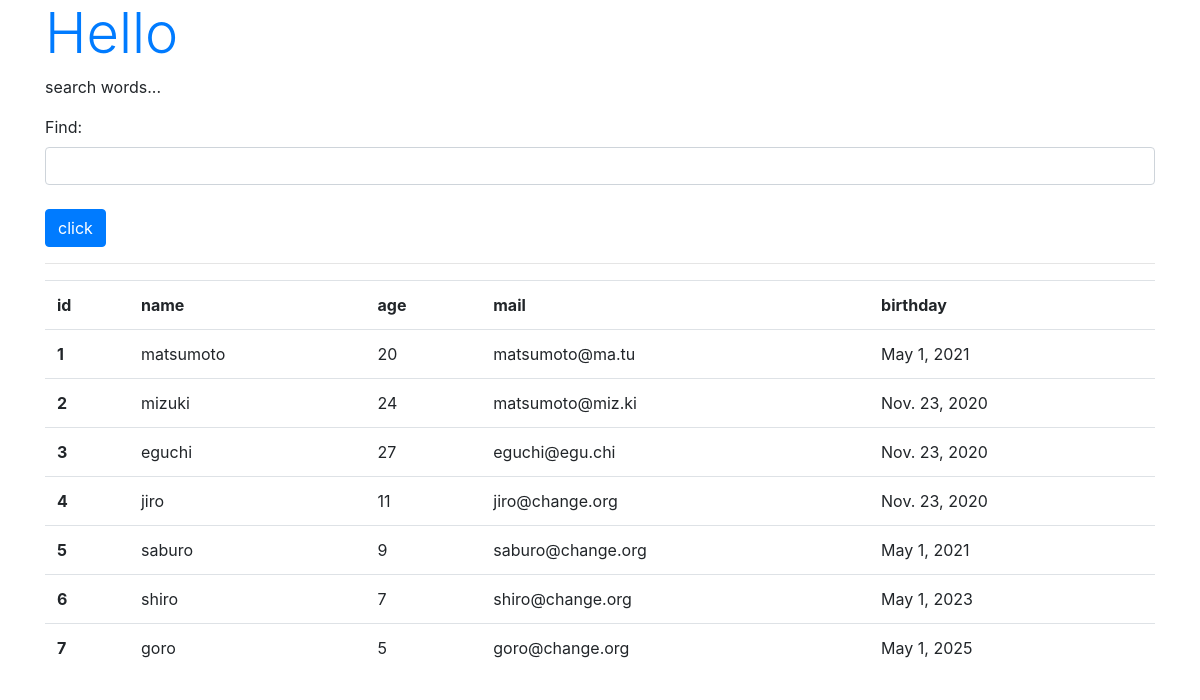
/hello/find, run on the app's committed database.
### hello/models.py (models this page shows, shortened)
class Friend(models.Model):
    name = models.CharField(max_length=100)
    mail = models.EmailField(max_length=200)
    gender = models.BooleanField()
    age = models.IntegerField()
    birthday = models.DateField()

### hello/views.py (the view)
# urls.py: path('find', views.find, name='find'),
def find(request):
    if (request.method == 'POST'):
        msg = request.POST['find']
        form = FindForm(request.POST)
        sql = 'select * from hello_friend'
        if (msg != ''):
            sql += ' where ' + msg
        data = Friend.objects.raw(sql)
        msg = sql
    else:
        msg = 'search words...'
        form = FindForm()
        data = Friend.objects.all()
    params = {
        'title': 'Hello',
        'message': msg,
        'form': form,
        'data': data
    }
    return render(request, 'hello/find.html', params)

### hello/forms.py
class FindForm(forms.Form):
    find = forms.CharField(label='Find', required=False, widget=forms.TextInput(attrs={'class':'form-control'}))

### hello/templates/hello/find.html (shortened to what this page needs)
{% load static %}
<!DOCTYPE html>
<html lang="ja">
<head>
	<link
			rel="stylesheet"
			href="https://stackpath.bootstrapcdn.com/bootstrap/4.5.0/css/bootstrap.min.css"
	>
</head>
<body class="container">
  <h1 class="display-4 text-primary">{{title}}</h1>
	<p>{{message|safe}}</p>
	<form action="{% url 'find' %}" method="post">
		{{ form.as_p }}
		<tr>
			<td>
				<input type="submit" value="click" class="btn btn-primary mt-2">
			</td>
		</tr>
	</form>
	<hr>
	<table class="table">
		<tr>
			<th>id</th>
			<th>name</th>
			<th>age</th>
			<th>mail</th>
			<th>birthday</th>
		</tr>
		{% for item in data %}
			<tr>
				<th>{{item.id}}</th>
				<td>{{item.name}}</td>
				<td>{{item.age}}</td>
				<td>{{item.mail}}</td>
				<td>{{item.birthday}}</td>
			</tr>
		{% endfor %}
	</table>
</body>
</html>

### data on the page
Friend: id "1", name "matsumoto", age "20", mail "matsumoto@ma.tu", birthday "May 1, 2021"
Friend: id "2", name "mizuki", age "24", mail "matsumoto@miz.ki", birthday "Nov. 23, 2020"
Friend: id "3", name "eguchi", age "27", mail "eguchi@egu.chi", birthday "Nov. 23, 2020"
Friend: id "4", name "jiro", age "11", mail "jiro@change.org", birthday "Nov. 23, 2020"
Friend: id "5", name "saburo", age "9", mail "saburo@change.org", birthday "May 1, 2021"
Friend: id "6", name "shiro", age "7", mail "shiro@change.org", birthday "May 1, 2023"
Friend: id "7", name "goro", age "5", mail "goro@change.org", birthday "May 1, 2025"

### other printed values
{{ title }} "Hello"
{{ message|safe }} "search words..."
